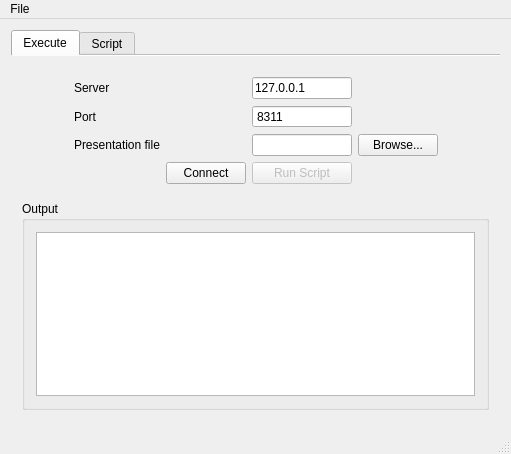
<?xml version="1.0" encoding="UTF-8"?>
<ui version="4.0">
 <class>RoboTutorClientClass</class>
 <widget class="QMainWindow" name="RoboTutorClientClass">
  <property name="geometry">
   <rect>
    <x>0</x>
    <y>0</y>
    <width>511</width>
    <height>454</height>
   </rect>
  </property>
  <property name="windowTitle">
   <string>RoboTutorClient</string>
  </property>
  <widget class="QWidget" name="centralWidget">
   <layout class="QGridLayout" name="gridLayout_3">
    <item row="0" column="0">
     <widget class="QTabWidget" name="contentTabs">
      <property name="currentIndex">
       <number>0</number>
      </property>
      <property name="usesScrollButtons">
       <bool>true</bool>
      </property>
      <property name="documentMode">
       <bool>true</bool>
      </property>
      <widget class="QWidget" name="executeTab">
       <attribute name="title">
        <string>Execute</string>
       </attribute>
       <layout class="QVBoxLayout" name="verticalLayout">
        <item>
         <spacer name="verticalSpacer_2">
          <property name="orientation">
           <enum>Qt::Vertical</enum>
          </property>
          <property name="sizeType">
           <enum>QSizePolicy::Minimum</enum>
          </property>
          <property name="sizeHint" stdset="0">
           <size>
            <width>20</width>
            <height>10</height>
           </size>
          </property>
         </spacer>
        </item>
        <item>
         <layout class="QGridLayout" name="gridLayout_8">
          <item row="3" column="3">
           <widget class="QPushButton" name="runButton">
            <property name="enabled">
             <bool>false</bool>
            </property>
            <property name="text">
             <string>Run Script</string>
            </property>
           </widget>
          </item>
          <item row="0" column="1">
           <widget class="QLabel" name="label">
            <property name="text">
             <string>Server</string>
            </property>
           </widget>
          </item>
          <item row="2" column="1">
           <widget class="QLabel" name="label_3">
            <property name="text">
             <string>Presentation file</string>
            </property>
           </widget>
          </item>
          <item row="1" column="5">
           <spacer name="horizontalSpacer">
            <property name="orientation">
             <enum>Qt::Horizontal</enum>
            </property>
            <property name="sizeType">
             <enum>QSizePolicy::MinimumExpanding</enum>
            </property>
            <property name="sizeHint" stdset="0">
             <size>
              <width>40</width>
              <height>20</height>
             </size>
            </property>
           </spacer>
          </item>
          <item row="1" column="2">
           <spacer name="horizontalSpacer_2">
            <property name="orientation">
             <enum>Qt::Horizontal</enum>
            </property>
            <property name="sizeType">
             <enum>QSizePolicy::Minimum</enum>
            </property>
            <property name="sizeHint" stdset="0">
             <size>
              <width>40</width>
              <height>20</height>
             </size>
            </property>
           </spacer>
          </item>
          <item row="2" column="4">
           <widget class="QPushButton" name="presentationButton">
            <property name="text">
             <string>Browse...</string>
            </property>
           </widget>
          </item>
          <item row="2" column="3">
           <widget class="QLineEdit" name="presentationEdit">
            <property name="maximumSize">
             <size>
              <width>100</width>
              <height>16777215</height>
             </size>
            </property>
           </widget>
          </item>
          <item row="1" column="1">
           <widget class="QLabel" name="label_2">
            <property name="text">
             <string>Port</string>
            </property>
           </widget>
          </item>
          <item row="0" column="3">
           <widget class="QLineEdit" name="serverEdit">
            <property name="maximumSize">
             <size>
              <width>100</width>
              <height>16777215</height>
             </size>
            </property>
            <property name="text">
             <string>127.0.0.1</string>
            </property>
           </widget>
          </item>
          <item row="1" column="0">
           <spacer name="horizontalSpacer_3">
            <property name="orientation">
             <enum>Qt::Horizontal</enum>
            </property>
            <property name="sizeHint" stdset="0">
             <size>
              <width>40</width>
              <height>20</height>
             </size>
            </property>
           </spacer>
          </item>
          <item row="3" column="2">
           <widget class="QPushButton" name="connectButton">
            <property name="text">
             <string>Connect</string>
            </property>
           </widget>
          </item>
          <item row="1" column="3">
           <widget class="QSpinBox" name="portSpinBox">
            <property name="buttonSymbols">
             <enum>QAbstractSpinBox::NoButtons</enum>
            </property>
            <property name="minimum">
             <number>0</number>
            </property>
            <property name="maximum">
             <number>99999999</number>
            </property>
            <property name="value">
             <number>8311</number>
            </property>
           </widget>
          </item>
         </layout>
        </item>
        <item>
         <spacer name="verticalSpacer">
          <property name="orientation">
           <enum>Qt::Vertical</enum>
          </property>
          <property name="sizeHint" stdset="0">
           <size>
            <width>20</width>
            <height>40</height>
           </size>
          </property>
         </spacer>
        </item>
        <item>
         <widget class="QGroupBox" name="outputBox">
          <property name="title">
           <string>Output</string>
          </property>
          <layout class="QGridLayout" name="gridLayout_7">
           <item row="0" column="0">
            <widget class="QTextEdit" name="textEdit"/>
           </item>
          </layout>
         </widget>
        </item>
       </layout>
      </widget>
      <widget class="QWidget" name="scriptTab">
       <attribute name="title">
        <string>Script</string>
       </attribute>
       <layout class="QGridLayout" name="gridLayout_6">
        <item row="0" column="0">
         <widget class="QGroupBox" name="scriptEditorBox">
          <property name="title">
           <string>Script editor</string>
          </property>
          <layout class="QGridLayout" name="gridLayout_4">
           <item row="0" column="0">
            <widget class="CodeEditor" name="scriptEditor"/>
           </item>
          </layout>
         </widget>
        </item>
       </layout>
      </widget>
     </widget>
    </item>
   </layout>
  </widget>
  <widget class="QMenuBar" name="menuBar">
   <property name="geometry">
    <rect>
     <x>0</x>
     <y>0</y>
     <width>511</width>
     <height>21</height>
    </rect>
   </property>
   <widget class="QMenu" name="menuFile">
    <property name="title">
     <string>File</string>
    </property>
    <addaction name="openScript"/>
    <addaction name="saveScript"/>
    <addaction name="saveScriptAs"/>
   </widget>
   <addaction name="menuFile"/>
  </widget>
  <widget class="QStatusBar" name="statusBar"/>
  <action name="openScript">
   <property name="text">
    <string>Open Script</string>
   </property>
   <property name="shortcut">
    <string>Ctrl+O</string>
   </property>
  </action>
  <action name="saveScript">
   <property name="text">
    <string>Save Script</string>
   </property>
   <property name="shortcut">
    <string>Ctrl+S</string>
   </property>
  </action>
  <action name="saveScriptAs">
   <property name="text">
    <string>Save Script As...</string>
   </property>
   <property name="shortcut">
    <string>Ctrl+Shift+S</string>
   </property>
  </action>
 </widget>
 <layoutdefault spacing="6" margin="11"/>
 <customwidgets>
  <customwidget>
   <class>CodeEditor</class>
   <extends>QPlainTextEdit</extends>
   <header>CodEeditor.h</header>
  </customwidget>
 </customwidgets>
 <resources>
  <include location="RoboTutorClient.qrc"/>
 </resources>
 <connections/>
</ui>
